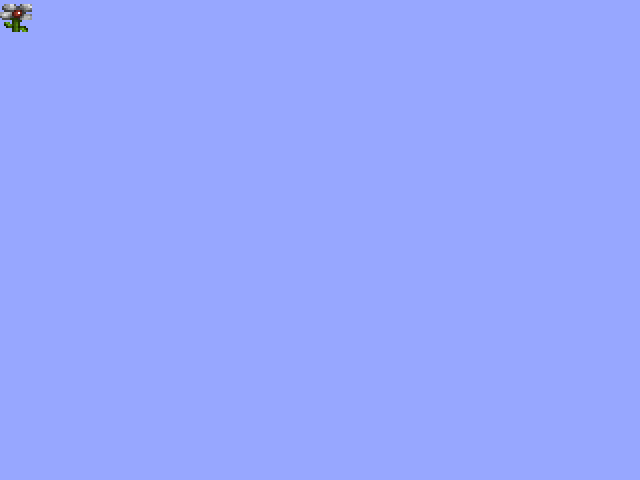

This is a level from a 2D game, rendered from its Tiled map with the project's own tilesets. A one-line summary and the complete map file follow:
An orthogonal 20x15 tile map with 32x32 px tiles, 1 tile layer (Tile Layer 1) and 1 object.

<map version="1.5" tiledversion="2021.03.23" orientation="orthogonal" renderorder="right-down" width="20" height="15" tilewidth="32" tileheight="32" infinite="0" backgroundcolor="#3f97a7ff" nextlayerid="3" nextobjectid="8">
 <properties>
  <property name="BoolProp" type="bool" value="true" />
  <property name="ColorProp" type="color" value="#ed00008b" />
  <property name="FileProp" type="file" value="" />
  <property name="FloatProp" type="float" value="2.3" />
  <property name="IntProp" type="int" value="658" />
  <property name="ObjectProp" type="object" value="0" />
  <property name="StringProp">Some String
</property>
 </properties>
 <tileset firstgid="1" name="blocks2Embedded" tilewidth="32" tileheight="32" spacing="2" margin="2" tilecount="198" columns="18">
  <image source="images/blocks2.png" width="614" height="376" />
 </tileset>
 <layer id="1" name="Tile Layer 1" width="20" height="15">
  <data encoding="csv">
32,0,0,0,0,0,0,0,0,0,0,0,0,0,0,0,0,0,0,0,
0,0,0,0,0,0,0,0,0,0,0,0,0,0,0,0,0,0,0,0,
0,0,0,0,0,0,0,0,0,0,0,0,0,0,0,0,0,0,0,0,
0,0,0,0,0,0,0,0,0,0,0,0,0,0,0,0,0,0,0,0,
0,0,0,0,0,0,0,0,0,0,0,0,0,0,0,0,0,0,0,0,
0,0,0,0,0,0,0,0,0,0,0,0,0,0,0,0,0,0,0,0,
0,0,0,0,0,0,0,0,0,0,0,0,0,0,0,0,0,0,0,0,
0,0,0,0,0,0,0,0,0,0,0,0,0,0,0,0,0,0,0,0,
0,0,0,0,0,0,0,0,0,0,0,0,0,0,0,0,0,0,0,0,
0,0,0,0,0,0,0,0,0,0,0,0,0,0,0,0,0,0,0,0,
0,0,0,0,0,0,0,0,0,0,0,0,0,0,0,0,0,0,0,0,
0,0,0,0,0,0,0,0,0,0,0,0,0,0,0,0,0,0,0,0,
0,0,0,0,0,0,0,0,0,0,0,0,0,0,0,0,0,0,0,0,
0,0,0,0,0,0,0,0,0,0,0,0,0,0,0,0,0,0,0,0,
0,0,0,0,0,0,0,0,0,0,0,0,0,0,0,0,0,0,0,0
</data>
 </layer>
 <objectgroup color="#00aa00" id="2" name="Object Layer 1" opacity="0.9" tintcolor="#ff7eff" offsetx="1.05" offsety="-1.04">
  <properties>
   <property name="BoolProp" type="bool" value="true" />
  </properties>
  <object id="7" gid="1073741856" x="432.95" y="110.04" width="32" height="32" />
 </objectgroup>
</map>
